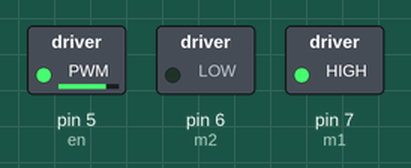
A sketch run on a simulated Arduino Uno, built with avr-gcc and run on an emulated ATmega328P. Parts: switched loads named in the sketch (green lamp = pin HIGH).

Above: at 0.05 s.
At 2.5 s:
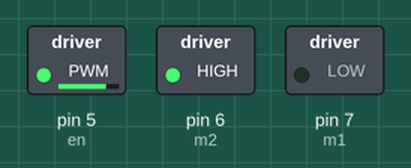
At 4.95 s:
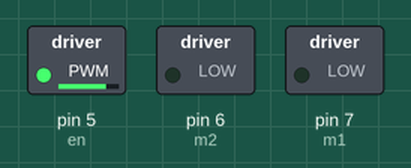
Timing chart, 0 to 5.8 s (numbered marks = the images above):
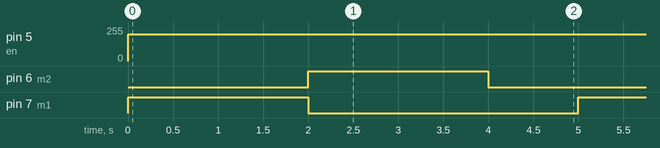

The sketch:

motor.ino
```cpp
// connect motor controller pins to Arduino digital pins
// motor two
int en = 5;
int m1 = 7;
int m2 = 6;
void setup()
{
  // set all the motor control pins to outputs

  pinMode(en, OUTPUT);

  pinMode(m1, OUTPUT);
  pinMode(m2, OUTPUT);
}
void drive()
{
  // this function will run the motors in both directions at a fixed speed
  // turn on motor B
  digitalWrite(m1, HIGH);
  digitalWrite(m2, LOW);
  // set speed to 200 out of possible range 0~255
  analogWrite(en, 200);
  delay(2000);
  // now change motor directions
  digitalWrite(m1, LOW);
  digitalWrite(m2, HIGH);
  delay(2000);
  // now turn off motors
  digitalWrite(m1, LOW);
  digitalWrite(m2, LOW);
}
void loop()
{
  drive();
  delay(1000);
}
```

Measured:
- by itself, pin 5 (en): 0/255 → 200/255 at 0.00 s
- by itself, pin 6 (m2), pin 7 (m1): alternates HIGH for 2.0 s and LOW for 3.0 s
